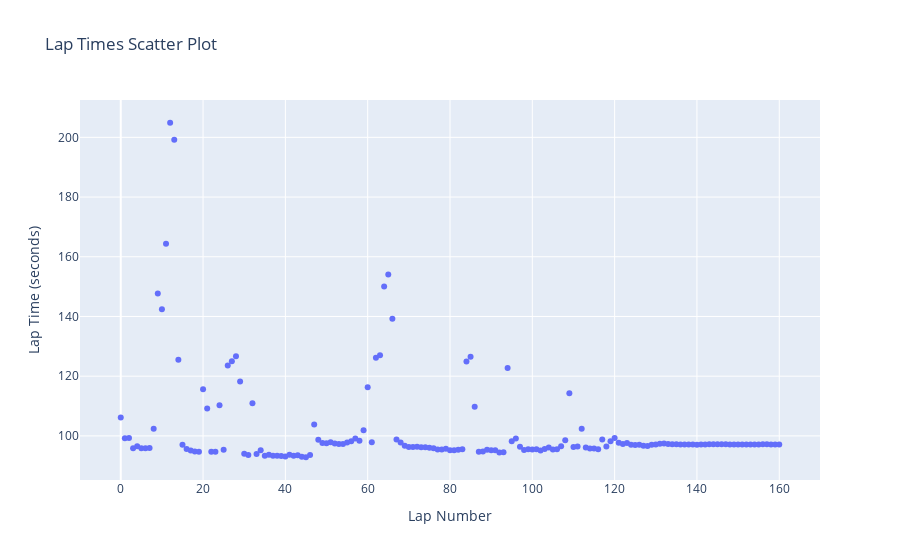

Source (notebook cell):
### Code cell
# Example
driver_id = 'stroll'
season = 2024
round_num = 2
df_lap_times = load_lap_times_data()
df_race_results = load_race_results_data()
race_schedule = load_race_schedule_data()
df = impute_lap_times_arima(driver_id, season, round_num, df_lap_times, df_race_results, race_schedule)

lower_percentile=1
upper_percentile=99

lower_limit = df['lap_time_seconds'].quantile(lower_percentile / 100)
upper_limit = df['lap_time_seconds'].quantile(upper_percentile / 100)

df = df[
        (df['lap_time_seconds'] >= lower_limit) &
        (df['lap_time_seconds'] <= upper_limit)
    ]

x_values = pd.Series(range(len(df)))

fig = px.scatter(df, x=x_values, y='lap_time_seconds',
                 title='Lap Times Scatter Plot', labels={'x': 'Lap Number', 'lap_time_seconds': 'Lap Time (seconds)'})
fig.show()

### Figure 1 — Plotly figure (JSON) as saved in the notebook; plotly's stock layout.template omitted (floating-point values rounded to 4 significant figures; data arrays with more than 128 entries replaced by an {"elided": "..."} marker saying what was removed)
{"data": [{"hovertemplate": "Lap Number=%{x}<br>Lap Time (seconds)=%{y}<extra></extra>", "legendgroup": "", "marker": {"color": "#636efa", "symbol": "circle"}, "mode": "markers", "name": "", "orientation": "v", "showlegend": false, "type": "scatter", "x": {"elided": "161 int values"}, "xaxis": "x", "y": {"elided": "161 float values"}, "yaxis": "y"}], "layout": {"legend": {"tracegroupgap": 0}, "title": {"text": "Lap Times Scatter Plot"}, "xaxis": {"anchor": "y", "domain": [0, 1], "title": {"text": "Lap Number"}}, "yaxis": {"anchor": "x", "domain": [0, 1], "title": {"text": "Lap Time (seconds)"}}}}
